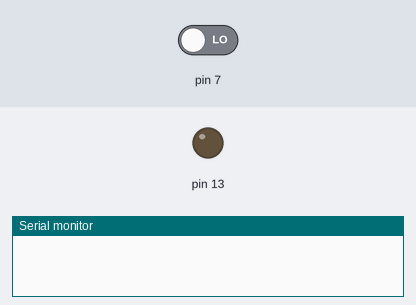
Recording of a sketch running on a simulated Arduino Uno, built with avr-gcc and run on an emulated ATmega328P. Shown: output pins drawn as LEDs (lit = HIGH), the last lines printed to the serial monitor. The test bench sets the inputs (shaded band); at power-on: pin 7 LOW.

Above: at 1.2 s.
1.3 s: pin 7 driven HIGH
At 1.7 s:
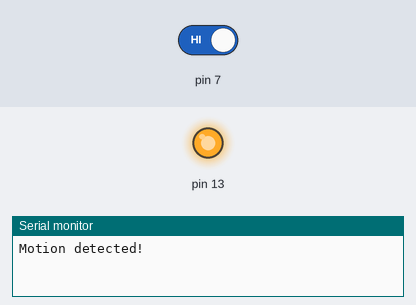
2.8 s: pin 7 driven LOW
At 4.1 s:
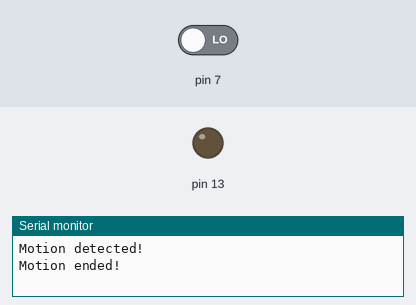
Timing chart, 0 to 5.8 s (numbered marks = the images above; inputs shaded):
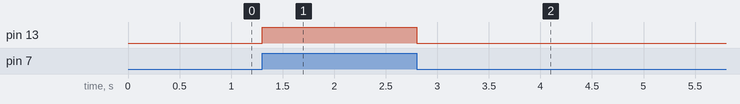

The sketch:

CppTest.ino
```cpp
class MyPir {
private:
  int ledPin;
  int inputPin;

public:
  int inputValue;
  int pirState;

  MyPir(int _ledPin, int _inputPin, int _pirState) {
    ledPin = _ledPin;
    inputPin = _inputPin;
    pirState = _pirState;

    inputValue = 0;
  }

  void setOutput();

  void setInput();

  void readInput();

  void changeLEDState(int signal);
};

void MyPir::setOutput() {
  pinMode(ledPin, OUTPUT); // declare LED as output
}

void MyPir::setInput() {
  pinMode(inputPin, INPUT); // declare sensor as input
}

void MyPir::readInput() {
  inputValue = digitalRead(inputPin); // read input value
}

void MyPir::changeLEDState(int signal) {
  digitalWrite(ledPin, signal); // change LED based on signal
}

MyPir myPir(13, 7, LOW);

void setup() {
  myPir.setOutput();
  myPir.setInput();

  Serial.begin(9600);
}

void loop() {
  myPir.readInput();

  if (myPir.inputValue == HIGH) { // check if the input is HIGH
    myPir.changeLEDState(HIGH);   // turn LED on

    if (myPir.pirState == LOW) {

      // we have just turned on

      Serial.println("Motion detected!");

      // We only want to print on the output change, not state

      myPir.pirState = HIGH;
    }
  } else {
    myPir.changeLEDState(LOW); // turn LED off

    if (myPir.pirState == HIGH) {

      // we have just turned off

      Serial.println("Motion ended!");

      // We only want to print on the output change, not state

      myPir.pirState = LOW;
    }
  }
}
```

Measured:
- after the input at 1.3 s, pin 13: LOW → HIGH at once
- after the input at 2.8 s, pin 13: HIGH → LOW at once
